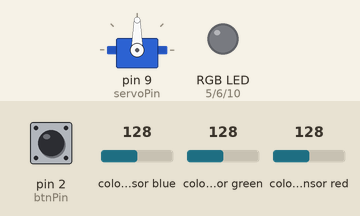
Simulated run of this sketch. Board: Arduino Uno, built with avr-gcc and run on an emulated ATmega328P. On the bench: servo, an RGB LED mixed from three pins (HIGH = lit). Dashed ring = blinking. The inputs (shaded band) are chosen by the test bench; at power-on: pin 2 (btnPin) HIGH, colour sensor blue 128, colour sensor green 128, colour sensor red 128. Random numbers use the default seed unless the sketch sets one; EEPROM starts erased; what the sketch prints to the serial monitor is not drawn.

Above: at 1.2 s.
1.3 s: pin 2 (btnPin) pulled LOW for 0.15 s
At 1.7 s:
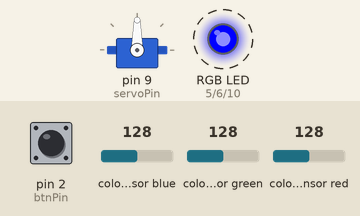
At 2.6 s:
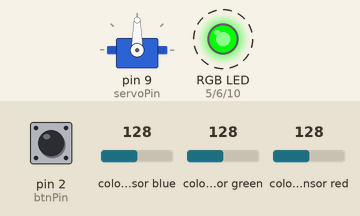
4.4 s: colour sensor blue set to 131
6.5 s: colour sensor blue set to 137
At 7.98 s:
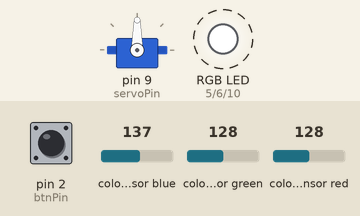
9.5 s: pin 2 (btnPin) pulled LOW for 1 s
13.0 s: pin 2 (btnPin) pulled LOW for 3.2 s
Timing chart, 0 to 18.7 s (numbered marks = the images above; inputs shaded):
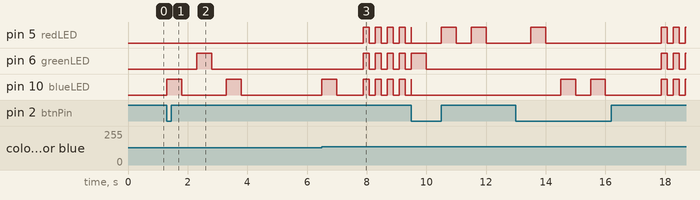

The sketch:

lab_4.ino
```cpp
#include <Wire.h>
#include <SparkFun_APDS9960.h>
#include <Servo.h>
#include <EEPROM.h>

#define EEPROM_MAGIC_ADDR 0
#define EEPROM_NUM_ADDR 1
#define MAGIC_VALUE 42

// LEDs
int redLED = 5;
int greenLED = 6;
int blueLED = 10;

// servo
int servoPin = 9;
Servo myservo;

int servoOpen = 30;
int servoClosed = 180;
int doorsOpen = 0;

// button
int btnPin = 2;
volatile unsigned long lastBtnInterruptTime = 0;
volatile bool btnPressed = false;

// for blinking
volatile unsigned long blinkTimer = 0;
volatile bool blinkState = false;

int threshold = 40; // for color detection

volatile bool gameOver = false;

volatile bool tick10ms = false;
bool do10ms = true;

bool ledBlinkOn = false;
unsigned long gameOverStart = 0;
const unsigned long gameOverDuration = 3000; // 3s blink duration

// APDS-9960 sensor
SparkFun_APDS9960 apds = SparkFun_APDS9960();

// color sequence
const int sequenceLength = 3;
int sequence[sequenceLength];


void generateNewSequence(){
  for(int i = 0; i < sequenceLength; i++){
    sequence[i] = random(0, 3);
  }
}

int readColor(){
  uint16_t r, g, b;
  if(apds.readRedLight(r) && apds.readGreenLight(g) && apds.readBlueLight(b)){
    if(r > g + threshold && r > b + threshold) return 0; // red
    else if(g > r + threshold && g > b + threshold) return 1; // green
    else if(b > r + threshold && b > g + threshold) return 2; // blue
  }
  return -1; // unclear color
}

void showLED(int color){
  digitalWrite(redLED, LOW);
  digitalWrite(greenLED, LOW);
  digitalWrite(blueLED, LOW);

  switch(color){
    case 0: digitalWrite(redLED,HIGH); break;
    case 1: digitalWrite(greenLED,HIGH); break;
    case 2: digitalWrite(blueLED,HIGH); break;
  }

  delay(500);

  digitalWrite(redLED, LOW);
  digitalWrite(greenLED, LOW);
  digitalWrite(blueLED, LOW);
  delay(500);
}


void setup() {

  // Timer2 setup
  cli();                   // disable global interrupts
  TCCR2A = 0;
  TCCR2B = 0;
  TCCR2A |= (1 << WGM21);  // CTC mode
  TCCR2B |= (1 << CS22) | (1 << CS21) | (1 << CS20); // prescaler 1024
  OCR2A = 155;    // 10 ms
  TIMSK2 |= (1 << OCIE2A); // enable Timer2 compare interrupt
  sei();                   // enable global interrupts


  pinMode(btnPin, INPUT_PULLUP);
  pinMode(redLED, OUTPUT);
  pinMode(greenLED, OUTPUT);
  pinMode(blueLED, OUTPUT);

  attachInterrupt(digitalPinToInterrupt(btnPin), btnInterrupt, FALLING);
  myservo.attach(servoPin);

  Serial.begin(9600);

  // EEPROM
  byte magic = EEPROM.read(EEPROM_MAGIC_ADDR);
  if(magic == MAGIC_VALUE){
    doorsOpen = EEPROM.read(EEPROM_NUM_ADDR);
    if(doorsOpen == 1){
      myservo.write(servoOpen);

    }else{
      myservo.write(servoClosed);
    }
  }else{
    doorsOpen = 0;
    EEPROM.write(EEPROM_MAGIC_ADDR, MAGIC_VALUE);
    EEPROM.write(EEPROM_NUM_ADDR, doorsOpen);
  }


  // Initialize interrupt service routine
  if (!apds.init()) {
    Serial.println("APDS init failed");
    while(1);
  }

  // Initialize APDS-9960 (configure I2C and initial values)
  if ( apds.init() ) {
    Serial.println("APDS-9960 initialization complete");
  } else {
    Serial.println("Something went wrong during APDS-9960 init!");
  }

  // Enable light sensor for RGB
  if(apds.enableLightSensor(false)){
    Serial.println(F("RGB sensor enabled"));
  } else {
    Serial.println(F("RGB sensor init failed!"));
  }

  randomSeed(analogRead(0));
  generateNewSequence();

}

void loop() {

  static uint8_t blinkDiv = 0;
  bool do10ms = false;

  noInterrupts();

  if(tick10ms){
    tick10ms=false;
    do10ms= true;
  }
  interrupts();

  // LED blinking
  if(do10ms){
    if(gameOver){
      if(millis() - gameOverStart >= gameOverDuration){
        gameOver = false;
        ledBlinkOn = false;
        digitalWrite(redLED, LOW);
        digitalWrite(greenLED, LOW);
        digitalWrite(blueLED, LOW);


        btnPressed = false;
        Serial.println("Incorrect sequence. Press button to try again.");
      }

      if(++blinkDiv >= 20){ //blink every 200ms

        blinkDiv = 0;
        ledBlinkOn =! ledBlinkOn;
        digitalWrite(redLED,ledBlinkOn);
        digitalWrite(greenLED,ledBlinkOn);
        digitalWrite(blueLED,ledBlinkOn);
      }
    }else{
        blinkDiv = 0;
    }
  }


  if(!btnPressed){
    return;
  }

  btnPressed = false;
  Serial.print("Sequence: ");

  for(int i = 0; i < sequenceLength; i++){
    Serial.print(sequence[i]);
    Serial.print(" ");
    showLED(sequence[i]);
  }

  Serial.println();
  delay(1000);

  // read user input
  for(int i = 0; i < sequenceLength; i++){
    int playerColor = -1;

    while(playerColor == -1){
      playerColor = readColor();
    }

    Serial.print("Player input color: ");
    Serial.println(playerColor);

    if(playerColor != sequence[i]){
      Serial.println("Wrong color!");

      gameOver = true;
      gameOverStart = millis();
      generateNewSequence();
      return;
    }

    showLED(playerColor);
    delay(200);
  }

  if(doorsOpen == 0){
    moveServo(servoClosed, servoOpen);
    doorsOpen = 1;
    EEPROM.write(EEPROM_NUM_ADDR, doorsOpen);
    delay(3000);
    moveServo(servoOpen, servoClosed);
    doorsOpen = 0;
    EEPROM.write(EEPROM_NUM_ADDR, doorsOpen);
  }

  if(doorsOpen == 1){
    moveServo(servoOpen, servoClosed);
    doorsOpen = 0;
    EEPROM.write(EEPROM_NUM_ADDR, doorsOpen);
  }

  generateNewSequence();
}

// ISR
void btnInterrupt(){
  unsigned long t = millis();
  if (t - lastBtnInterruptTime > 60){  // debounce
    btnPressed = true;
  }
  lastBtnInterruptTime = t;
}

void moveServo(int startAngle, int endAngle){
  if (startAngle<endAngle){
    for(int pos = startAngle; pos <= endAngle; pos++){
      myservo.write(pos);
      delay(20);
    }
  } else{
    for(int pos = startAngle; pos >= endAngle; pos--){
      myservo.write(pos);
      delay(20);
    }
  }
}

ISR(TIMER2_COMPA_vect){
  tick10ms = true;
}
```

Measured:
- the behaviour switches between 133 and 134 on colour sensor blue (found by bisection; images 2 and 3)
- after the input at 1.3 s, pin 6 (greenLED): LOW → HIGH after 1.0 s, → LOW 0.50 s later; pin 10 (blueLED): alternates HIGH for 0.50 s and LOW for 1.5 s, starting at once
- after the input at 4.4 s, every drawn part: stays the same
- after the input at 6.5 s, pin 5 (redLED), pin 6 (greenLED): alternates HIGH for 0.20 s and LOW for 0.20 s, starting after 1.4 s; pin 10 (blueLED): goes HIGH 0.50 s, LOW 0.89 s, 4 × (HIGH 0.20 s, LOW 0.20 s), then HIGH, starting at once
